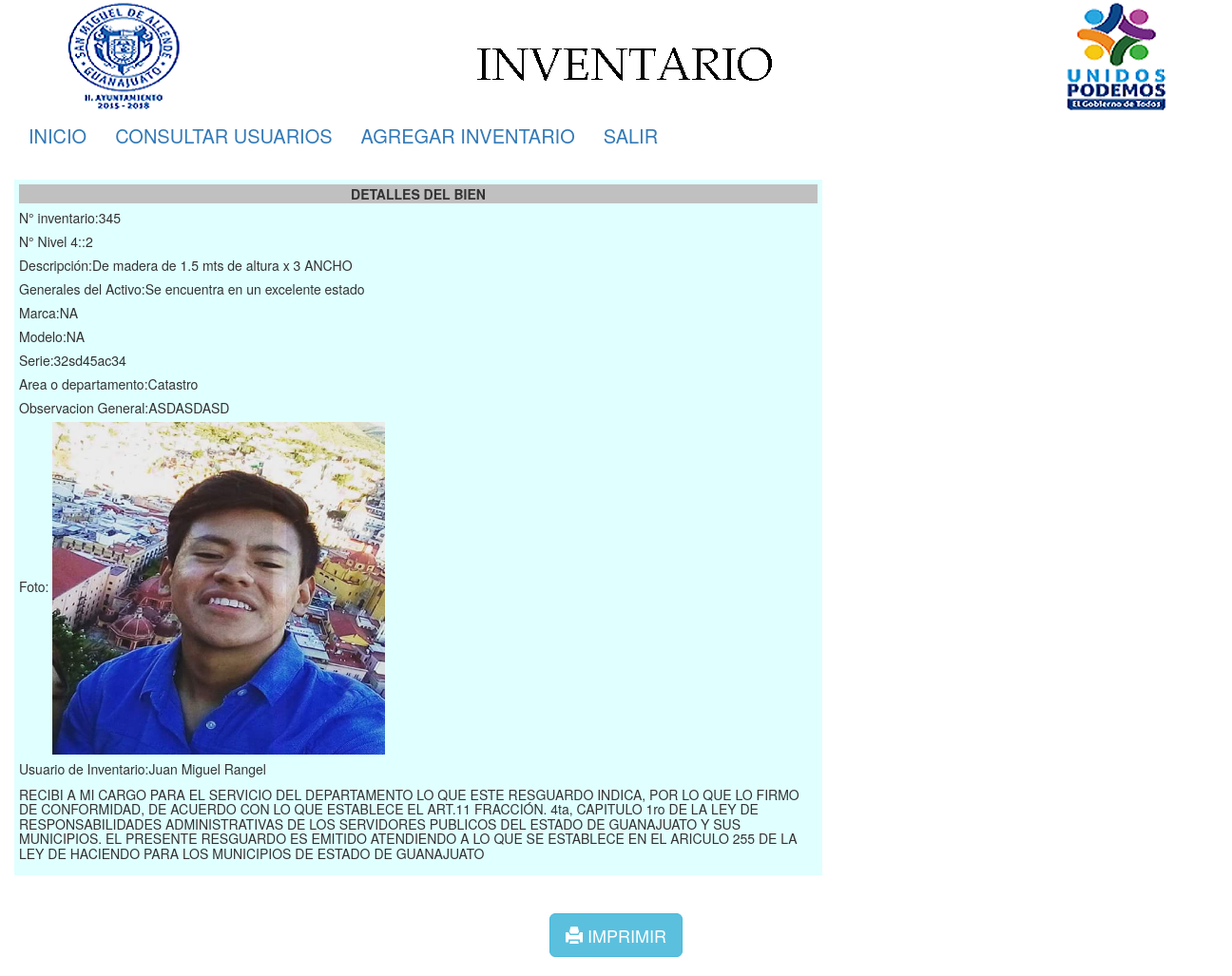
The app's page /admin/verinventarioadmin.php?id=1 (signed in) with its own data.
### tables this page shows
CREATE TABLE `base_actual` (
  `id` int(11) NOT NULL,
  `num_inventario` int(11) NOT NULL,
  `niv_4` int(11) NOT NULL,
  `descripcion` varchar(50) NOT NULL,
  `observacion` varchar(50) NOT NULL,
  `serie` varchar(50) NOT NULL,
  `marca` varchar(50) NOT NULL,
  `modelo` varchar(50) NOT NULL,
  `departamento` varchar(50) NOT NULL,
  `nom_usuario` varchar(50) NOT NULL,
  `obs_del_bien` varchar(50) NOT NULL,
  `foto` varchar(50) NOT NULL DEFAULT '../imagenes/no_photo.png'
);

### admin/verinventarioadmin.php (the view, shortened to what this page needs)
<!DOCTYPE html>
<html lang="">
  <head>
    <link rel="stylesheet" href="../css/bootstrap.css">
    <link rel="stylesheet" href="../css/style.css">
  </head>
  <body>
    <?php
    include("../querys/conexion.php");
    $query="SELECT * FROM base_actual WHERE id=".$_GET['id'];
    $resultado=mysqli_query($conexion,$query);
    $inventario=mysqli_fetch_array($resultado);
    ?>
    <div class="container">
    <img src="../imagenes/encabezado.png">
    <?php
include 'menuadmin.php';
?>
<div class="table">
<table width="850" border="0" cellspacing="5">
 <th colspan="12">DETALLES DEL BIEN</th>
  <tr><td>N° inventario:<?php echo $inventario['num_inventario']; ?></td></tr>
  <tr><td>N° Nivel 4::<?php echo $inventario['niv_4']; ?></td></tr>
  <tr><td>Descripción:<?php echo $inventario['descripcion']; ?></td></tr>
  <tr><td>Generales del Activo:<?php echo $inventario['observacion']; ?></td></tr>
  <tr><td>Marca:<?php echo $inventario['marca']; ?></td></tr>
  <tr><td>Modelo:<?php echo $inventario['modelo']; ?></td></tr>
  <tr><td>Serie:<?php echo $inventario['serie']; ?></td></tr>
  <tr><td>Area o departamento:<?php echo $inventario['departamento']; ?></td></tr>
  <tr><td>Observacion General:<?php echo $inventario['obs_del_bien']; ?></td></tr>
  <tr><td>Foto:
  <?php
    if( empty($inventario['foto']) ){
      echo "<img width='350px' height='350px' src='../imagenes/no_photo.png' />";
    }else{
      echo "<img width='350px' height='350px' src='" . $inventario['foto'] ."' />";
    }
  ?>
  </td></tr>
  <tr>
    <td colspan="4">Usuario de Inventario:<?php echo $inventario['nom_usuario']; ?>
    <p><h5>RECIBI A MI CARGO PARA EL SERVICIO DEL DEPARTAMENTO LO QUE ESTE RESGUARDO INDICA, POR LO QUE LO FIRMO DE CONFORMIDAD, DE ACUERDO CON LO QUE ESTABLECE EL ART.11 FRACCIÓN. 4ta, CAPITULO 1ro DE LA LEY DE RESPONSABILIDADES ADMINISTRATIVAS DE LOS SERVIDORES PUBLICOS DEL ESTADO DE GUANAJUATO Y SUS MUNICIPIOS. EL PRESENTE RESGUARDO ES EMITIDO ATENDIENDO A LO QUE SE ESTABLECE EN EL ARICULO 255 DE LA LEY DE HACIENDO PARA LOS MUNICIPIOS DE ESTADO DE GUANAJUATO<h5></p></td>
  </tr>
</table>
<br><br>
<center><a href="../querys/imprimir.php?id=<?php echo $inventario[0] ?>" class="btn btn-info btn-lg">
<span class="glyphicon glyphicon-print"></span> IMPRIMIR</a></center>
</div>
</body>
</html>

### css/style.css (style rules this page uses)
body { background-color: blue; }

### records on screen
base_actual: num_inventario "345", niv_4 "2", descripcion "De madera de 1.5 mts de altura x 3 ANCHO", observacion "Se encuentra en un excelente estado", marca "NA", modelo "NA", serie "32sd45ac34", departamento "Catastro", obs_del_bien "ASDASDASD", foto (picture), nom_usuario "Juan Miguel Rangel"
